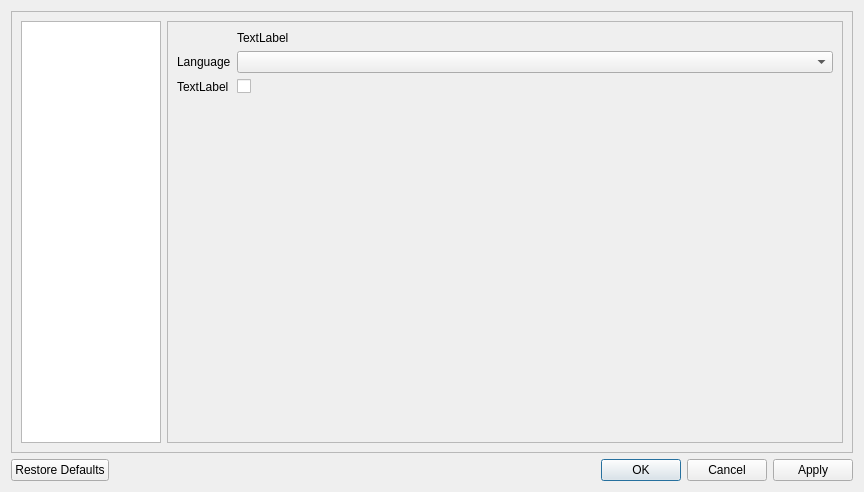
<?xml version="1.0" encoding="UTF-8"?>
<ui version="4.0">
 <class>SettingDialog</class>
 <widget class="QDialog" name="SettingDialog">
  <property name="geometry">
   <rect>
    <x>0</x>
    <y>0</y>
    <width>864</width>
    <height>492</height>
   </rect>
  </property>
  <property name="windowTitle">
   <string>Settings</string>
  </property>
  <property name="modal">
   <bool>true</bool>
  </property>
  <layout class="QVBoxLayout" name="verticalLayout_2">
   <item>
    <widget class="QFrame" name="frame">
     <property name="frameShape">
      <enum>QFrame::StyledPanel</enum>
     </property>
     <property name="frameShadow">
      <enum>QFrame::Raised</enum>
     </property>
     <layout class="QHBoxLayout" name="horizontalLayout_2">
      <item>
       <widget class="QListView" name="listView">
        <property name="sizePolicy">
         <sizepolicy hsizetype="Maximum" vsizetype="Expanding">
          <horstretch>0</horstretch>
          <verstretch>0</verstretch>
         </sizepolicy>
        </property>
        <property name="minimumSize">
         <size>
          <width>140</width>
          <height>0</height>
         </size>
        </property>
        <property name="maximumSize">
         <size>
          <width>140</width>
          <height>16777215</height>
         </size>
        </property>
        <property name="alternatingRowColors">
         <bool>true</bool>
        </property>
        <property name="uniformItemSizes">
         <bool>false</bool>
        </property>
       </widget>
      </item>
      <item>
       <widget class="QFrame" name="frame_2">
        <property name="frameShape">
         <enum>QFrame::StyledPanel</enum>
        </property>
        <property name="frameShadow">
         <enum>QFrame::Raised</enum>
        </property>
        <layout class="QFormLayout" name="formLayout_2">
         <item row="1" column="0">
          <widget class="QLabel" name="label">
           <property name="text">
            <string>Language</string>
           </property>
          </widget>
         </item>
         <item row="1" column="1">
          <widget class="QComboBox" name="comboBox"/>
         </item>
         <item row="0" column="1">
          <widget class="QLabel" name="label_2">
           <property name="text">
            <string>TextLabel</string>
           </property>
          </widget>
         </item>
         <item row="2" column="1">
          <widget class="QCheckBox" name="checkBox">
           <property name="text">
            <string/>
           </property>
          </widget>
         </item>
         <item row="2" column="0">
          <widget class="QLabel" name="label_3">
           <property name="text">
            <string>TextLabel</string>
           </property>
          </widget>
         </item>
        </layout>
       </widget>
      </item>
     </layout>
    </widget>
   </item>
   <item>
    <widget class="QDialogButtonBox" name="buttonBox">
     <property name="orientation">
      <enum>Qt::Horizontal</enum>
     </property>
     <property name="standardButtons">
      <set>QDialogButtonBox::Apply|QDialogButtonBox::Cancel|QDialogButtonBox::Ok|QDialogButtonBox::RestoreDefaults</set>
     </property>
    </widget>
   </item>
  </layout>
 </widget>
 <resources/>
 <connections>
  <connection>
   <sender>buttonBox</sender>
   <signal>accepted()</signal>
   <receiver>SettingDialog</receiver>
   <slot>accept()</slot>
   <hints>
    <hint type="sourcelabel">
     <x>248</x>
     <y>254</y>
    </hint>
    <hint type="destinationlabel">
     <x>157</x>
     <y>274</y>
    </hint>
   </hints>
  </connection>
  <connection>
   <sender>buttonBox</sender>
   <signal>rejected()</signal>
   <receiver>SettingDialog</receiver>
   <slot>reject()</slot>
   <hints>
    <hint type="sourcelabel">
     <x>316</x>
     <y>260</y>
    </hint>
    <hint type="destinationlabel">
     <x>286</x>
     <y>274</y>
    </hint>
   </hints>
  </connection>
 </connections>
</ui>
